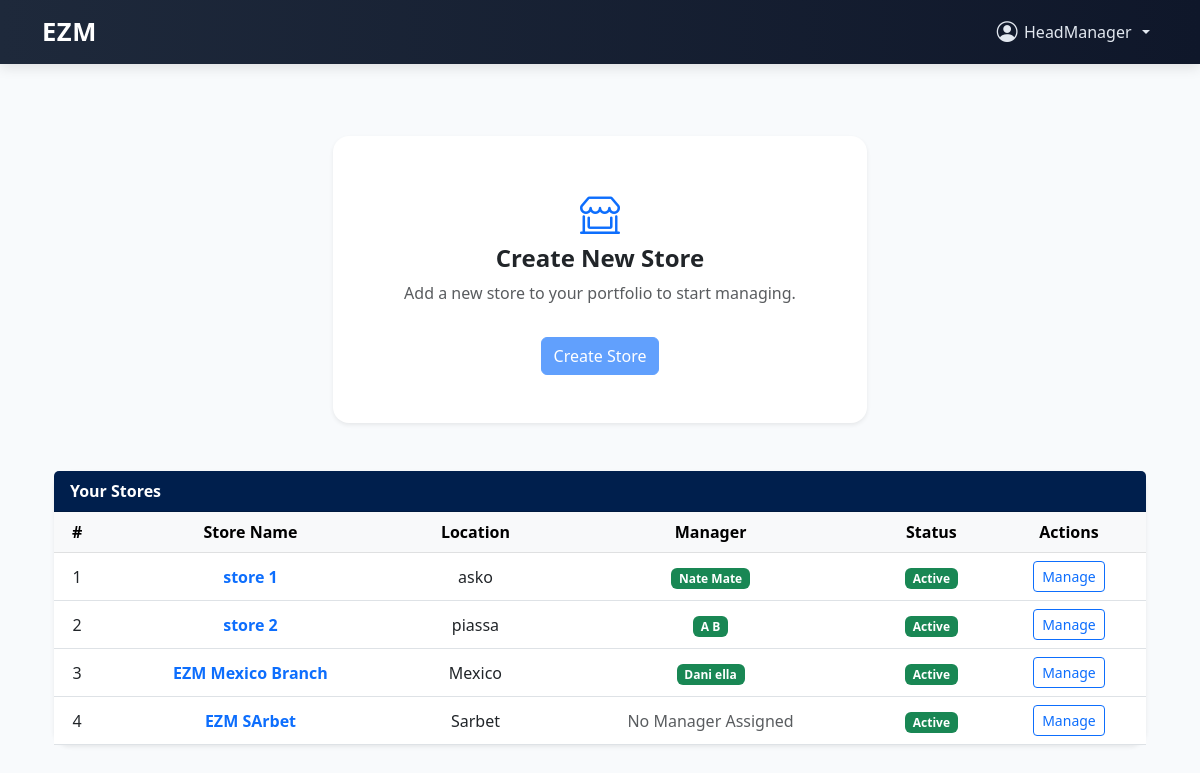
Page /users/head-manager/ (signed in) on the committed database.
### users/models.py (models this page shows)
class CustomUser(AbstractUser):
    ROLE_CHOICES = [
        ('admin', 'Admin'),
        ('head_manager', 'Head Manager'),
        ('store_manager', 'Store Manager'),
        ('cashier', 'Cashier'),
    ]
    role = models.CharField(max_length=20, choices=ROLE_CHOICES)
    store = models.ForeignKey('store.Store', on_delete=models.SET_NULL, null=True, blank=True) # Add this line
    is_first_login = models.BooleanField(default=True)
    phone_number = models.CharField(max_length=20, blank=True)

### store/models.py (models this page shows, shortened)
class Store(models.Model):
    name = models.CharField(max_length=255)
    address = models.CharField(max_length=255)
    phone_number = models.CharField(max_length=20, default='')
    store_manager = models.ForeignKey(CustomUser, on_delete=models.SET_NULL, null=True, blank=True, related_name='managed_stores')

### users/views.py (the view)
# urls.py: path('head-manager/', head_manager_page, name='head_manager_page'),
@login_required
def head_manager_page(request):
    if request.user.role != 'head_manager':
        messages.warning(request, "Access denied. You don't have permission to access this page.")
        return redirect('login')
    stores = Store.objects.all().select_related('store_manager')
    return render(request, 'mainpages/head_manager_page.html', {
        'stores': stores
    })

### templates/mainpages/head_manager_page.html (shortened to what this page needs)
{% extends 'base.html' %}
{% block content %}
<div class="container mt-5">
    <div class="row justify-content-center mb-5 gx-4">
        <div class="col-md-6">
            <a href="{% url 'create_store' %}" class="text-decoration-none text-reset d-block">
                <div class="card shadow-sm rounded-4 border-0 hover-shadow transition">
                    <div class="card-body text-center py-5">
                        <i class="bi bi-shop-window fs-1 text-primary mb-3"></i>
                        <h4 class="card-title fw-bold mb-2">Create New Store</h4>
                        <p class="card-text text-muted">Add a new store to your portfolio to start managing.</p>
                        <button class="btn btn-primary mt-3" disabled>Create Store</button>
                    </div>
                </div>
            </a>
        </div>
    </div>
    <div class="card shadow-sm rounded-4 border-0">
        <div class="card-header" style="background-color: #001f4d; color: white; font-weight: 600;">
            Your Stores
        </div>
        <div class="card-body p-0">
            {% if stores %}
            <div class="table-responsive">
                <table class="table table-hover align-middle text-center mb-0">
                    <thead class="table-light" style="background-color: #001f4d; color: white;">
                        <tr>
                            <th>#</th>
                            <th>Store Name</th>
                            <th>Location</th>
                            <th>Manager</th>
                            <th>Status</th>
                            <th>Actions</th>
                        </tr>
                    </thead>
                    <tbody>
                        {% for store in stores %}
                        <tr>
                            <td>{{ forloop.counter }}</td>
                            <td class="fw-semibold text-primary">{{ store.name }}</td>
                            <td>{{ store.address }}</td>
                            <td>
                                {% if store.store_manager %}
                                {% if store.store_manager.is_active %}
                                <span class="badge bg-success">{{ store.store_manager.get_full_name }}</span>
                                {% else %}
                                <span class="badge bg-warning text-dark">{{ store.store_manager.get_full_name }}
                                    (Inactive)</span>
                                {% endif %}
                                {% else %}
                                <span class="text-muted">No Manager Assigned</span>
                                {% endif %}
                            </td>
                            <td>
                                <span class="badge bg-success">Active</span>
                            </td>
                            <td>
                                <a href="{% url 'manage_store' store.id %}"
                                    class="btn btn-sm btn-outline-primary">Manage</a>
                            </td>
                        </tr>
                        {% endfor %}
                    </tbody>
                </table>
            </div>
            {% else %}
            <p class="text-center text-muted py-4">You have not added any stores yet.</p>
            {% endif %}
        </div>
    </div>
</div>
{% endblock %}

### templates/base.html (shortened to what this page needs)
<!DOCTYPE html>
<html lang="en">
<head>
  <link href="https://cdn.jsdelivr.net/npm/bootstrap@5.3.0/dist/css/bootstrap.min.css" rel="stylesheet" />
  <link href="https://cdn.jsdelivr.net/npm/bootstrap-icons@1.10.5/font/bootstrap-icons.css" rel="stylesheet" />
</head>
<body>
  <nav class="navbar navbar-expand-lg navbar-custom">
    <div class="container">
      <a class="navbar-brand" href="{% url 'login' %}">EZM</a>
      <div class="collapse navbar-collapse justify-content-end" id="navbarContent">
        <ul class="navbar-nav align-items-center">
          {% if user.is_authenticated %}
          <li class="nav-item dropdown">
            <a class="nav-user-dropdown nav-link dropdown-toggle" href="#" id="userDropdown" role="button"
              data-bs-toggle="dropdown" aria-expanded="false">
              <i class="bi bi-person-circle nav-user-icon"></i> {{ user.username }}
            </a>
          </li>
          {% else %}
          <li class="nav-item me-2">
            <a class="nav-link btn btn-light text-dark px-3" href="{% url 'login' %}">Login</a>
          </li>
          {% endif %}
        </ul>
      </div>
    </div>
  </nav>
  <div class="container py-4">
    {% block content %}{% endblock %}
  </div>
</body>
</html>

### templates/base.html (style rules this page uses)
body { background-color: #f8fafc; font-family: 'Segoe UI', sans-serif; }
.navbar-custom { background: linear-gradient(to right, #1e293b, #0f172a); box-shadow: 0 4px 12px rgba(0, 0, 0, 0.1); }
.navbar-brand { font-weight: 700; font-size: 1.6rem; letter-spacing: 0.5px; color: #ffffff !important; transition: color 0.3s ease; }
.nav-link { color: #e2e8f0 !important; }
.nav-user-dropdown { color: #fff; cursor: pointer; display: flex; align-items: center; gap: 0.4rem; font-weight: 500; user-select: none; }
.nav-user-icon { font-size: 1.3rem; }

### templates/mainpages/head_manager_page.html (style rules this page uses)
button { pointer-events: none; }

### rows in the picture
CustomUser: username "HeadManager"
Store: name "store 1", address "asko", store_manager.get_full_name "Nate Mate"
Store: name "store 2", address "piassa", store_manager.get_full_name "A B"
Store: name "EZM Mexico Branch", address "Mexico", store_manager.get_full_name "Dani ella"
Store: name "EZM SArbet", address "Sarbet", shows "No Manager Assigned"
